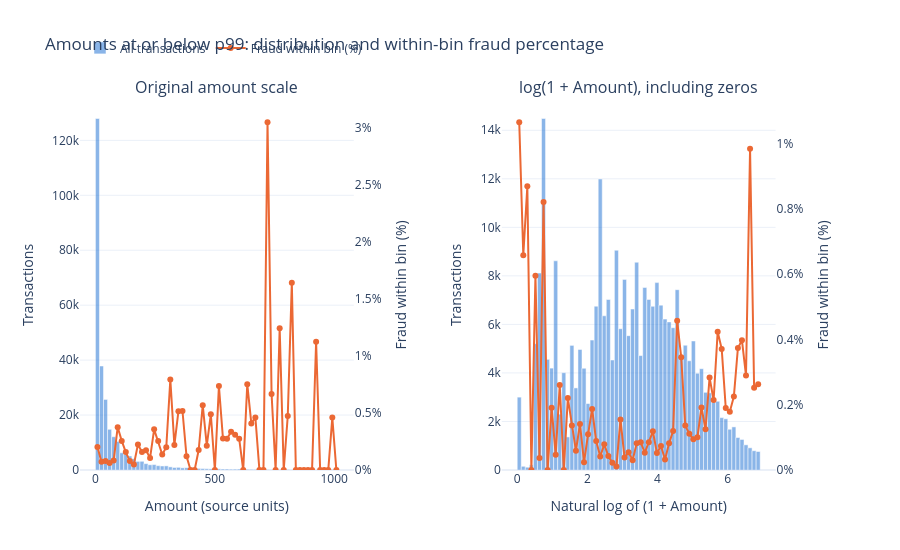

Source (notebook cell):
### Code cell
# Sensitivity view: exclude the upper 1% amount tail without changing df.
p99_amount = df["Amount"].quantile(0.99)
df_p99 = df.loc[df["Amount"].le(p99_amount)].copy()
excluded = df.loc[df["Amount"].gt(p99_amount)]
print(f"P99 amount cutoff: {p99_amount:,.2f} (source units)")
print(f"Retained: {len(df_p99):,} transactions; {int(df_p99['Class'].sum()):,} frauds")
print(f"Excluded: {len(excluded):,} transactions; {int(excluded['Class'].sum()):,} frauds")
# This is a descriptive crop, not evidence that excluded transactions are errors.

# Amount distributions and within-bin fraud percentage, restricted to Amount <= p99.
import numpy as np
import pandas as pd
import plotly.graph_objects as go
from plotly.subplots import make_subplots

amount = df_p99["Amount"]
fraud_mask = df_p99["Class"].eq(1)
display(amount.describe(percentiles=[0.5, 0.9, 0.95, 0.99, 0.999]).to_frame("Amount"))
print(f"Zero amounts: {amount.eq(0).sum():,}; negative amounts: {amount.lt(0).sum():,}")

fig = make_subplots(rows=1, cols=2, specs=[[{"secondary_y": True}, {"secondary_y": True}]], subplot_titles=("Original amount scale", "log(1 + Amount), including zeros"))
for column, values in enumerate([amount.to_numpy(), np.log1p(amount.to_numpy())], start=1):
    total, edges = np.histogram(values, bins=60)
    fraud, _ = np.histogram(values[fraud_mask.to_numpy()], bins=edges)
    fraud_pct = np.divide(100.0 * fraud, total, out=np.full(total.shape, np.nan), where=total > 0)
    assert total.sum() == len(df_p99) and fraud.sum() == fraud_mask.sum()
    centers = (edges[:-1] + edges[1:]) / 2
    bounds = np.column_stack([edges[:-1], edges[1:]])
    amount_bounds = bounds if column == 1 else np.expm1(bounds)
    details = np.column_stack([amount_bounds, fraud, total])
    fig.add_trace(go.Bar(x=centers, y=total, width=np.diff(edges), name="All transactions", marker_color="#2a78d6", opacity=0.55, legendgroup="volume", showlegend=column == 1, customdata=details, hovertemplate="Amount bin: %{customdata[0]:.2f}–%{customdata[1]:.2f}<br>Transactions: %{y:,}<extra></extra>"), row=1, col=column, secondary_y=False)
    fig.add_trace(go.Scatter(x=centers, y=fraud_pct, name="Fraud within bin (%)", mode="lines+markers", connectgaps=False, line_color="#eb6834", legendgroup="fraud", showlegend=column == 1, customdata=details, hovertemplate="Amount bin: %{customdata[0]:.2f}–%{customdata[1]:.2f}<br>Fraud rate: %{y:.3f}%<br>Frauds: %{customdata[2]:,.0f}<br>All transactions: %{customdata[3]:,.0f}<extra></extra>"), row=1, col=column, secondary_y=True)
    fig.update_yaxes(title_text="Transactions", rangemode="tozero", row=1, col=column, secondary_y=False)
    fig.update_yaxes(title_text="Fraud within bin (%)", ticksuffix="%", rangemode="tozero", showgrid=False, row=1, col=column, secondary_y=True)
fig.update_xaxes(title_text="Amount (source units)", row=1, col=1)
fig.update_xaxes(title_text="Natural log of (1 + Amount)", row=1, col=2)
fig.update_layout(title="Amounts at or below p99: distribution and within-bin fraud percentage", template="plotly_white", height=550, bargap=0, legend=dict(orientation="h", y=1.18))
fig.show()

# Orange line = fraud count / ALL transactions in the bin * 100.
# This is not the percentage of all frauds falling in that bin.
# Both views use the p99-filtered subset; different bin edges change aggregation.
# Empty bins have no rate. Hover for counts: sparse-bin rates are uncertain.

### Figure 1 — Plotly figure (JSON) as saved in the notebook; plotly's stock layout.template omitted (floating-point values rounded to 4 significant figures; data arrays with more than 128 entries replaced by an {"elided": "..."} marker saying what was removed)
{"data": [{"customdata": {"elided": "60x4 float values"}, "hovertemplate": "Amount bin: %{customdata[0]:.2f}–%{customdata[1]:.2f}<br>Transactions: %{y:,}<extra></extra>", "legendgroup": "volume", "marker": {"color": "#2a78d6"}, "name": "All transactions", "opacity": 0.55, "showlegend": true, "type": "bar", "width": [16.96, 16.96, 16.96, 16.96, 16.96, 16.96, 16.96, 16.96, 16.96, 16.96, 16.96, 16.96, 16.96, 16.96, 16.96, 16.96, 16.96, 16.96, 16.96, 16.96, 16.96, 16.96, 16.96, 16.96, 16.96, 16.96, 16.96, 16.96, 16.96, 16.96, 16.96, 16.96, 16.96, 16.96, 16.96, 16.96, 16.96, 16.96, 16.96, 16.96, 16.96, 16.96, 16.96, 16.96, 16.96, 16.96, 16.96, 16.96, 16.96, 16.96, 16.96, 16.96, 16.96, 16.96, 16.96, 16.96, 16.96, 16.96, 16.96, 16.96], "x": [8.479, 25.44, 42.4, 59.35, 76.31, 93.27, 110.2, 127.2, 144.1, 161.1, 178.1, 195.0, 212.0, 228.9, 245.9, 262.9, 279.8, 296.8, 313.7, 330.7, 347.6, 364.6, 381.6, 398.5, 415.5, 432.4, 449.4, 466.4, 483.3, 500.3, 517.2, 534.2, 551.1, 568.1, 585.1, 602.0, 619.0, 635.9, 652.9, 669.9, 686.8, 703.8, 720.7, 737.7, 754.6, 771.6, 788.6, 805.5, 822.5, 839.4, 856.4, 873.4, 890.3, 907.3, 924.2, 941.2, 958.1, 975.1, 992.1, 1009.0], "xaxis": "x", "y": [127958, 37856, 25688, 14811, 12109, 10413, 6274, 5738, 5101, 4121, 3138, 3169, 2310, 1896, 1965, 1576, 1469, 1501, 1135, 917, 972, 774, 833, 800, 601, 571, 528, 470, 410, 755, 408, 363, 364, 298, 323, 364, 256, 266, 245, 217, 178, 267, 197, 150, 205, 161, 132, 211, 122, 205, 126, 98, 107, 148, 89, 92, 101, 100, 218, 88], "yaxis": "y"}, {"connectgaps": false, "customdata": {"elided": "60x4 float values"}, "hovertemplate": "Amount bin: %{customdata[0]:.2f}–%{customdata[1]:.2f}<br>Fraud rate: %{y:.3f}%<br>Frauds: %{customdata[2]:,.0f}<br>All transactions: %{customdata[3]:,.0f}<extra></extra>", "legendgroup": "fraud", "line": {"color": "#eb6834"}, "mode": "lines+markers", "name": "Fraud within bin (%)", "showlegend": true, "type": "scatter", "x": [8.479, 25.44, 42.4, 59.35, 76.31, 93.27, 110.2, 127.2, 144.1, 161.1, 178.1, 195.0, 212.0, 228.9, 245.9, 262.9, 279.8, 296.8, 313.7, 330.7, 347.6, 364.6, 381.6, 398.5, 415.5, 432.4, 449.4, 466.4, 483.3, 500.3, 517.2, 534.2, 551.1, 568.1, 585.1, 602.0, 619.0, 635.9, 652.9, 669.9, 686.8, 703.8, 720.7, 737.7, 754.6, 771.6, 788.6, 805.5, 822.5, 839.4, 856.4, 873.4, 890.3, 907.3, 924.2, 941.2, 958.1, 975.1, 992.1, 1009.0], "xaxis": "x", "y": [0.2024, 0.07132, 0.07786, 0.06077, 0.08258, 0.3745, 0.255, 0.1568, 0.07842, 0.04853, 0.2231, 0.1578, 0.1732, 0.1055, 0.3562, 0.2538, 0.1361, 0.1999, 0.793, 0.2181, 0.5144, 0.5168, 0.12, 0.0, 0.0, 0.1751, 0.5682, 0.2128, 0.4878, 0.0, 0.7353, 0.2755, 0.2747, 0.3356, 0.3096, 0.2747, 0.0, 0.7519, 0.4082, 0.4608, 0.0, 0.0, 3.046, 0.6667, 0.0, 1.242, 0.0, 0.4739, 1.639, 0.0, 0.0, 0.0, 0.0, 0.0, 1.124, 0.0, 0.0, 0.0, 0.4587, 0.0], "yaxis": "y2"}, {"customdata": {"elided": "60x4 float values"}, "hovertemplate": "Amount bin: %{customdata[0]:.2f}–%{customdata[1]:.2f}<br>Transactions: %{y:,}<extra></extra>", "legendgroup": "volume", "marker": {"color": "#2a78d6"}, "name": "All transactions", "opacity": 0.55, "showlegend": false, "type": "bar", "width": [0.1154, 0.1154, 0.1154, 0.1154, 0.1154, 0.1154, 0.1154, 0.1154, 0.1154, 0.1154, 0.1154, 0.1154, 0.1154, 0.1154, 0.1154, 0.1154, 0.1154, 0.1154, 0.1154, 0.1154, 0.1154, 0.1154, 0.1154, 0.1154, 0.1154, 0.1154, 0.1154, 0.1154, 0.1154, 0.1154, 0.1154, 0.1154, 0.1154, 0.1154, 0.1154, 0.1154, 0.1154, 0.1154, 0.1154, 0.1154, 0.1154, 0.1154, 0.1154, 0.1154, 0.1154, 0.1154, 0.1154, 0.1154, 0.1154, 0.1154, 0.1154, 0.1154, 0.1154, 0.1154, 0.1154, 0.1154, 0.1154, 0.1154, 0.1154, 0.1154], "x": [0.05772, 0.1732, 0.2886, 0.404, 0.5195, 0.6349, 0.7503, 0.8658, 0.9812, 1.097, 1.212, 1.327, 1.443, 1.558, 1.674, 1.789, 1.905, 2.02, 2.136, 2.251, 2.366, 2.482, 2.597, 2.713, 2.828, 2.944, 3.059, 3.174, 3.29, 3.405, 3.521, 3.636, 3.752, 3.867, 3.982, 4.098, 4.213, 4.329, 4.444, 4.56, 4.675, 4.791, 4.906, 5.021, 5.137, 5.252, 5.368, 5.483, 5.599, 5.714, 5.829, 5.945, 6.06, 6.176, 6.291, 6.407, 6.522, 6.637, 6.753, 6.868], "xaxis": "x2", "y": [3003, 152, 115, 214, 5205, 8115, 14485, 4560, 4199, 8621, 2302, 4007, 1362, 5135, 3383, 4966, 4192, 2738, 5353, 6750, 11992, 6355, 7026, 4533, 9057, 5822, 7855, 5536, 6634, 8562, 4715, 7520, 7025, 6746, 7722, 6794, 6218, 6103, 5864, 7431, 4636, 5141, 4501, 5317, 3987, 4174, 3201, 3177, 2801, 2832, 2158, 2109, 1679, 1776, 1337, 1258, 1037, 914, 794, 762], "yaxis": "y3"}, {"connectgaps": false, "customdata": {"elided": "60x4 float values"}, "hovertemplate": "Amount bin: %{customdata[0]:.2f}–%{customdata[1]:.2f}<br>Fraud rate: %{y:.3f}%<br>Frauds: %{customdata[2]:,.0f}<br>All transactions: %{customdata[3]:,.0f}<extra></extra>", "legendgroup": "fraud", "line": {"color": "#eb6834"}, "mode": "lines+markers", "name": "Fraud within bin (%)", "showlegend": false, "type": "scatter", "x": [0.05772, 0.1732, 0.2886, 0.404, 0.5195, 0.6349, 0.7503, 0.8658, 0.9812, 1.097, 1.212, 1.327, 1.443, 1.558, 1.674, 1.789, 1.905, 2.02, 2.136, 2.251, 2.366, 2.482, 2.597, 2.713, 2.828, 2.944, 3.059, 3.174, 3.29, 3.405, 3.521, 3.636, 3.752, 3.867, 3.982, 4.098, 4.213, 4.329, 4.444, 4.56, 4.675, 4.791, 4.906, 5.021, 5.137, 5.252, 5.368, 5.483, 5.599, 5.714, 5.829, 5.945, 6.06, 6.176, 6.291, 6.407, 6.522, 6.637, 6.753, 6.868], "xaxis": "x2", "y": [1.066, 0.6579, 0.8696, 0.0, 0.5956, 0.03697, 0.8215, 0.0, 0.1905, 0.0464, 0.2606, 0.0, 0.2203, 0.1363, 0.05912, 0.141, 0.02385, 0.1096, 0.1868, 0.08889, 0.04169, 0.07868, 0.0427, 0.02206, 0.01104, 0.1546, 0.03819, 0.05419, 0.03015, 0.08176, 0.08484, 0.05319, 0.08541, 0.1186, 0.0518, 0.07359, 0.03216, 0.08193, 0.1194, 0.4575, 0.3451, 0.1362, 0.1111, 0.09404, 0.1003, 0.1917, 0.125, 0.2833, 0.2142, 0.4237, 0.3707, 0.1897, 0.1787, 0.2252, 0.374, 0.3975, 0.2893, 0.9847, 0.2519, 0.2625], "yaxis": "y4"}], "layout": {"annotations": [{"font": {"size": 16}, "showarrow": false, "text": "Original amount scale", "x": 0.185, "xanchor": "center", "xref": "paper", "y": 1, "yanchor": "bottom", "yref": "paper"}, {"font": {"size": 16}, "showarrow": false, "text": "log(1 + Amount), including zeros", "x": 0.755, "xanchor": "center", "xref": "paper", "y": 1, "yanchor": "bottom", "yref": "paper"}], "bargap": 0, "height": 550, "legend": {"orientation": "h", "y": 1.18}, "title": {"text": "Amounts at or below p99: distribution and within-bin fraud percentage"}, "xaxis": {"anchor": "y", "domain": [0, 0.37], "title": {"text": "Amount (source units)"}}, "xaxis2": {"anchor": "y3", "domain": [0.57, 0.94], "title": {"text": "Natural log of (1 + Amount)"}}, "yaxis": {"anchor": "x", "domain": [0, 1], "rangemode": "tozero", "title": {"text": "Transactions"}}, "yaxis2": {"anchor": "x", "overlaying": "y", "rangemode": "tozero", "showgrid": false, "side": "right", "ticksuffix": "%", "title": {"text": "Fraud within bin (%)"}}, "yaxis3": {"anchor": "x2", "domain": [0, 1], "rangemode": "tozero", "title": {"text": "Transactions"}}, "yaxis4": {"anchor": "x2", "overlaying": "y3", "rangemode": "tozero", "showgrid": false, "side": "right", "ticksuffix": "%", "title": {"text": "Fraud within bin (%)"}}}}
